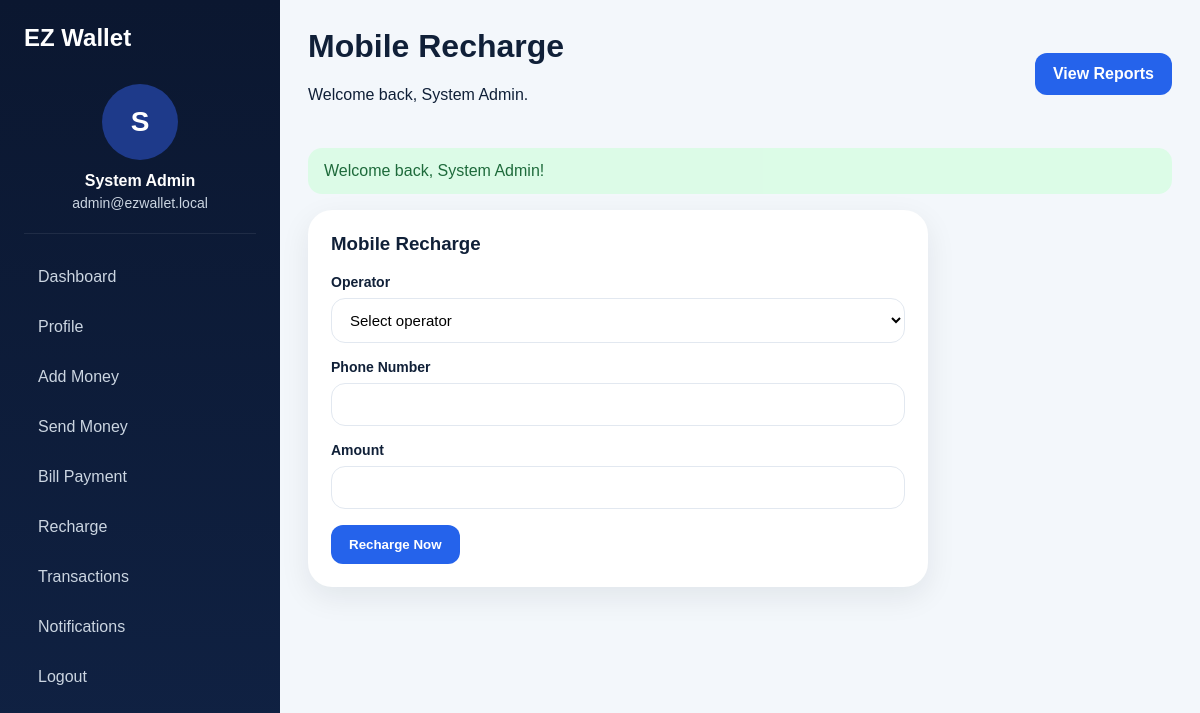
Page /public/index.php?route=wallet/recharge (signed in) on the committed database.
### tables this page shows
CREATE TABLE wallets (id INT AUTO_INCREMENT PRIMARY KEY,user_id INT NOT NULL UNIQUE,balance DECIMAL(12,2) NOT NULL DEFAULT 0.00,created_at DATETIME NOT NULL,updated_at DATETIME NOT NULL,CONSTRAINT fk_wallet_user FOREIGN KEY (user_id) REFERENCES users(id) ON DELETE CASCADE);

CREATE TABLE users (id INT AUTO_INCREMENT PRIMARY KEY,name VARCHAR(120) NOT NULL,username VARCHAR(80) NOT NULL UNIQUE,email VARCHAR(150) NOT NULL UNIQUE,phone VARCHAR(30) NOT NULL,password_hash VARCHAR(255) NOT NULL,role ENUM('admin','user') NOT NULL DEFAULT 'user',status ENUM('active','inactive') NOT NULL DEFAULT 'active',avatar VARCHAR(255) NULL,created_at DATETIME NOT NULL,updated_at DATETIME NOT NULL);

### controllers/BaseController.php (called while the page is built, shortened)
<?php
abstract class BaseController
{
    protected function view(string $view, array $data = [], string $layout = 'app'): void
    {
        extract($data);
        $layoutFile = __DIR__ . '/../views/layouts/' . $layout . '.php';
        require $layoutFile;
    }
}

### controllers/UserController.php (called while the page is built, shortened)
<?php
class UserController extends BaseController
{
    public function recharge(): void { require_login(); $this->view('user/recharge', ['title'=>'Mobile Recharge','operators'=>(new Recharge())->operators(),'user'=>auth_user()], 'dashboard'); }
}

### public/index.php (called while the page is built, shortened)
<?php
require_once __DIR__ . '/../routes/web.php';
$route = $_GET['route'] ?? 'home';
[$controllerClass, $method] = $routes[$route];
$controller = new $controllerClass();
$controller->$method();

### models/BaseModel.php (called while the page is built, shortened)
<?php
abstract class BaseModel
{
    public function __construct()
    {
        $this->db = Database::getInstance();
    }
}

### config/database.php (called while the page is built)
<?php
class Database
{
    private static ?PDO $instance = null;
    public static function getInstance(): PDO
    {
        if (self::$instance === null) {
            $config = require __DIR__ . '/app.php';
            $db = $config['db'];
            $dsn = sprintf(
                'mysql:host=%s;port=%s;dbname=%s;charset=%s',
                $db['host'],
                $db['port'],
                $db['database'],
                $db['charset']
            );
            self::$instance = new PDO($dsn, $db['username'], $db['password'], [
                PDO::ATTR_ERRMODE => PDO::ERRMODE_EXCEPTION,
                PDO::ATTR_DEFAULT_FETCH_MODE => PDO::FETCH_ASSOC,
                PDO::ATTR_EMULATE_PREPARES => false,
            ]);
        }
        return self::$instance;
    }
}

### models/User.php (called while the page is built, shortened)
<?php
class User extends BaseModel
{
    public function findById(int $id): ?array
    {
        $stmt = $this->db->prepare("SELECT u.*, w.balance FROM users u LEFT JOIN wallets w ON w.user_id=u.id WHERE u.id=?");
        $stmt->execute([$id]);
        return $stmt->fetch() ?: null;
    }
}

### includes/auth.php (called while the page is built, shortened)
<?php
function auth_user(): ?array
{
    if (!empty($_SESSION['user_id'])) {
        return (new User())->findById((int)$_SESSION['user_id']);
    }
    return null;
}

### includes/helpers.php (called while the page is built, shortened)
<?php
function app_config(): array
{
    static $config = null;
    if ($config === null) {
        $config = require __DIR__ . '/../config/app.php';
    }
    return $config;
}
function base_url(string $path = ''): string
{
    $base = rtrim(app_config()['base_path'], '/');
    $path = ltrim($path, '/');
    return $base . ($path ? '/' . $path : '');
}
function e(?string $value): string
{
    return htmlspecialchars((string)$value, ENT_QUOTES, 'UTF-8');
}
function current_route(): string
{
    return $_GET['route'] ?? 'home';
}
function route_is(string $route): bool
{
    return current_route() === $route;
}

### config/app.php (called while the page is built)
<?php
return [
    'app_name' => 'EZ Wallet Secure Financial Transaction',
    'base_path' => '/ez_wallet_secure/public',
    'db' => [
        'host' => '127.0.0.1',
        'port' => '3306',
        'database' => 'ez_wallet_secure',
        'username' => 'root',
        'password' => '',
        'charset' => 'utf8mb4',
    ],
    'currency' => 'PKR',
    'upload_dir' => dirname(__DIR__) . '/uploads/avatars',
    'max_upload_size' => 2097152,
];

### views/user/recharge.php (the view)
<div class="card form-card-narrow"><h3>Mobile Recharge</h3><form method="post" action="<?= base_url('index.php?route=wallet/recharge/submit') ?>"><input type="hidden" name="_csrf" value="<?= csrf_token() ?>"><div class="form-group"><label>Operator</label><select name="operator_id" required><option value="">Select operator</option><?php foreach ($operators as $operator): ?><option value="<?= (int)$operator['id'] ?>"><?= e($operator['name']) ?></option><?php endforeach; ?></select></div><div class="form-group"><label>Phone Number</label><input type="text" name="phone_number" required></div><div class="form-group"><label>Amount</label><input type="number" step="0.01" min="1" name="amount" required></div><button class="btn btn-primary" type="submit">Recharge Now</button></form></div>

### views/partials/sidebar.php
<?php $auth = auth_user(); ?><aside class="sidebar"><div class="sidebar-brand">EZ Wallet</div><div class="sidebar-user"><div class="avatar-circle"><?php if (!empty($auth['avatar'])): ?><img src="<?= base_url('../uploads/avatars/' . $auth['avatar']) ?>" alt="Avatar" class="avatar-img"><?php else: ?><span><?= strtoupper(substr($auth['name'], 0, 1)) ?></span><?php endif; ?></div><h4><?= e($auth['name']) ?></h4><p><?= e($auth['email']) ?></p></div><nav class="sidebar-nav"><a href="<?= base_url('index.php?route=dashboard') ?>" class="<?= route_is('dashboard') ? 'active' : '' ?>">Dashboard</a><a href="<?= base_url('index.php?route=profile') ?>" class="<?= route_is('profile') ? 'active' : '' ?>">Profile</a><a href="<?= base_url('index.php?route=wallet/add-money') ?>">Add Money</a><a href="<?= base_url('index.php?route=wallet/send-money') ?>">Send Money</a><a href="<?= base_url('index.php?route=wallet/bill-payment') ?>">Bill Payment</a><a href="<?= base_url('index.php?route=wallet/recharge') ?>">Recharge</a><a href="<?= base_url('index.php?route=transactions') ?>">Transactions</a><a href="<?= base_url('index.php?route=notifications') ?>">Notifications</a><a href="<?= base_url('index.php?route=logout') ?>">Logout</a></nav></aside>

### views/partials/dashboard_header.php
<?php $auth = auth_user(); ?><header class="dashboard-header"><div><h1><?= e($title ?? 'Dashboard') ?></h1><p>Welcome back, <?= e($auth['name']) ?>.</p></div><div class="header-actions"><?php if ($auth['role'] === 'user'): ?><a href="<?= base_url('index.php?route=wallet/send-money') ?>" class="btn btn-primary">Send Money</a><a href="<?= base_url('index.php?route=wallet/add-money') ?>" class="btn btn-outline">Add Money</a><?php else: ?><a href="<?= base_url('index.php?route=admin/reports') ?>" class="btn btn-primary">View Reports</a><?php endif; ?></div></header>

### assets/css/app.css (style rules this page uses)
:root { --bg:#07111f;--bg2:#0c1b31;--text:#102038;--muted:#64748b;--primary:#2563eb;--primary2:#1d4ed8;--success:#15803d;--danger:#dc2626;--border:#e2e8f0 }
* { box-sizing:border-box }
body { margin:0;font-family:Arial,Helvetica,sans-serif;color:var(--text);background:#f3f7fb }
a { text-decoration:none;color:var(--primary) }
h1,h2,h3,h4,p { margin-top:0 }
.btn { display:inline-flex;align-items:center;justify-content:center;padding:12px 18px;border-radius:12px;border:none;cursor:pointer;font-weight:700 }
.btn-primary { background:var(--primary);color:#fff }
.glass-card,.card,.info-card,.auth-card,.form-card,.stat-card { background:#fff;border:1px solid rgba(255,255,255,.4);border-radius:24px;box-shadow:0 10px 30px rgba(15,23,42,.08) }
.form-card-narrow { max-width:620px }
.form-group { display:grid;gap:8px;margin-bottom:16px }
.form-group label { font-weight:700;font-size:14px }
.form-group input,.form-group textarea,.form-group select { width:100%;padding:12px 14px;border:1px solid var(--border);border-radius:14px;background:#fff;font-size:15px }
.sidebar { background:linear-gradient(180deg,#0b1730,#102244);color:#fff;padding:24px;position:sticky;top:0;height:100vh }
.sidebar-brand { font-size:24px;font-weight:800;margin-bottom:20px }
.sidebar-user { text-align:center;padding:12px 0 22px;border-bottom:1px solid rgba(255,255,255,.08) }
.avatar-circle { width:76px;height:76px;border-radius:50%;background:#1e3a8a;display:grid;place-items:center;margin:0 auto 12px;font-size:28px;font-weight:800;overflow:hidden }
.sidebar-user h4 { margin:0 0 5px }
.sidebar-user p { margin:0;color:#cbd5e1;font-size:14px }
.sidebar-nav { display:grid;gap:8px;margin-top:22px }
.sidebar-nav a { color:#cbd5e1;padding:12px 14px;border-radius:14px }
.dashboard-header { display:flex;justify-content:space-between;align-items:center;padding:28px 28px 0;gap:16px }
.header-actions { display:flex;gap:10px;flex-wrap:wrap }
.card { padding:22px }

### rows in the picture
wallets: user.name "S", user.name "System Admin", user.email "admin@ezwallet.local"

### other values in the picture
$title "Mobile Recharge"
$flash['message'] "Welcome back, System Admin!"
